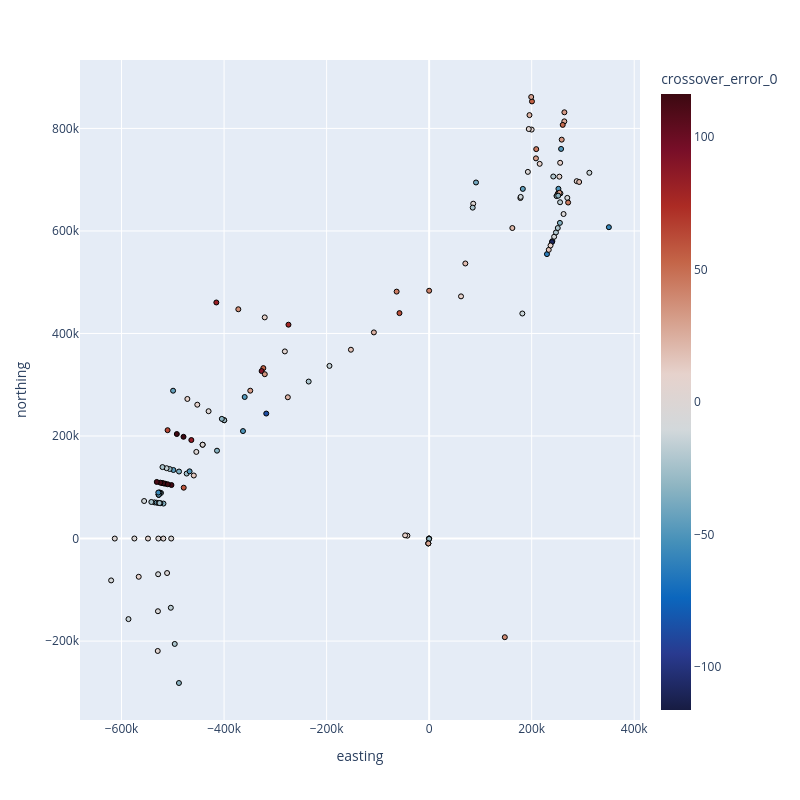

The notebook cell saved with this chart:
### Code cell
airbornegeo.plotly_points(
    inters,
    color_col=inters.columns[-1],
    hover_cols=["line1", "line2"],
    robust=True,
    absolute=True,
    cmap="balance",
    size=5,
    edge_width=1,
)

### Figure 1 — Plotly figure (JSON) as saved in the notebook; plotly's stock layout.template omitted (floating-point values rounded to 4 significant figures; data arrays with more than 128 entries replaced by an {"elided": "..."} marker saying what was removed)
{"data": [{"customdata": {"elided": "146x2 int values"}, "hovertemplate": "easting=%{x}<br>northing=%{y}<br>line1=%{customdata[0]}<br>line2=%{customdata[1]}<br>crossover_error_0=%{marker.color}<extra></extra>", "legendgroup": "", "marker": {"color": {"elided": "146 float values"}, "coloraxis": "coloraxis", "line": {"color": "black", "width": 1}, "size": 5, "symbol": "circle"}, "mode": "markers", "name": "", "orientation": "v", "showlegend": false, "type": "scatter", "x": {"elided": "146 float values"}, "xaxis": "x", "y": {"elided": "146 float values"}, "yaxis": "y"}], "layout": {"autosize": false, "coloraxis": {"cmax": 116.2, "cmin": -116.2, "colorbar": {"title": {"text": "crossover_error_0"}}, "colorscale": [[0, "rgb(23, 28, 66)"], [0.09091, "rgb(41, 58, 143)"], [0.1818, "rgb(11, 102, 189)"], [0.2727, "rgb(69, 144, 185)"], [0.3636, "rgb(142, 181, 194)"], [0.4545, "rgb(210, 216, 219)"], [0.5455, "rgb(230, 210, 204)"], [0.6364, "rgb(213, 157, 137)"], [0.7273, "rgb(196, 101, 72)"], [0.8182, "rgb(172, 43, 36)"], [0.9091, "rgb(120, 14, 40)"], [1, "rgb(60, 9, 17)"]]}, "height": 800, "legend": {"tracegroupgap": 0}, "margin": {"t": 60}, "width": 800, "xaxis": {"anchor": "y", "domain": [0, 1], "title": {"text": "easting"}}, "yaxis": {"anchor": "x", "domain": [0, 1], "scaleanchor": "x", "scaleratio": 1, "title": {"text": "northing"}}}}
